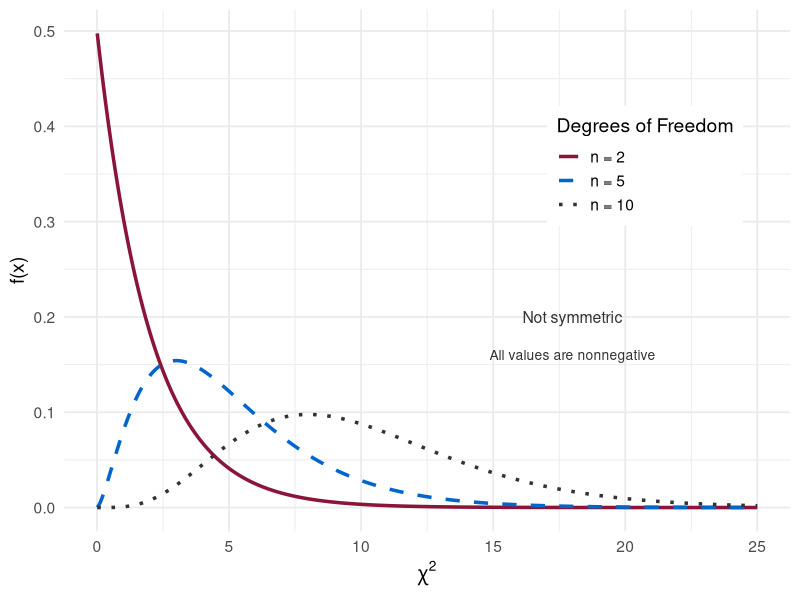
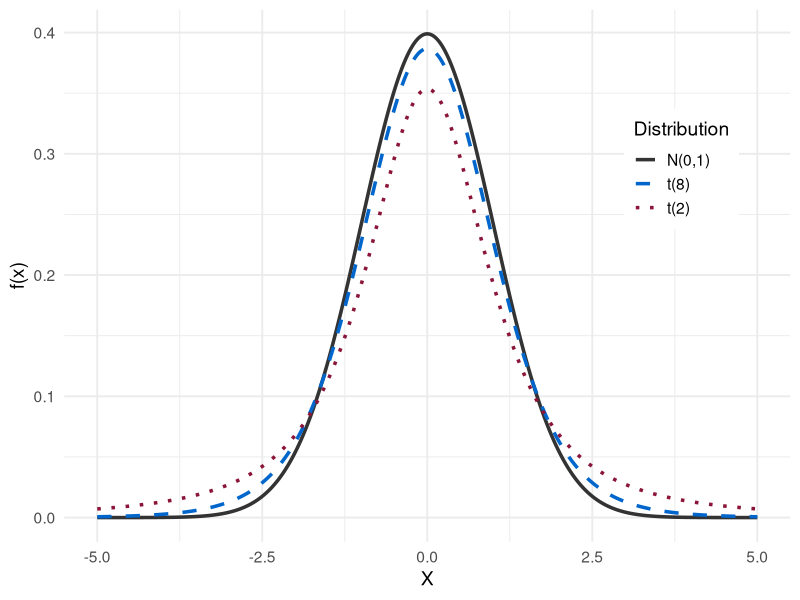

Write R code to recreate these figures, in order.
## ---- chunk 1
#| echo: false
#| fig-align: center
#| fig-width: 10
#| fig-height: 4.5

library(ggplot2)

x <- seq(0.01, 25, length.out = 500)

df_plot <- data.frame(
  x = rep(x, 3),
  y = c(dchisq(x, 2), dchisq(x, 5), dchisq(x, 10)),
  df = factor(rep(c("n = 2", "n = 5", "n = 10"), each = 500),
              levels = c("n = 2", "n = 5", "n = 10"))
)

ggplot(df_plot, aes(x = x, y = y, color = df, linetype = df)) +
  geom_line(linewidth = 1.2) +
  scale_color_manual(values = c("#8B1538", "#0066CC", "#333333")) +
  scale_linetype_manual(values = c("solid", "dashed", "dotted")) +
  labs(x = expression(chi^2), y = "f(x)", color = "Degrees of Freedom",
       linetype = "Degrees of Freedom") +
  annotate("text", x = 18, y = 0.20, label = "Not symmetric",
           size = 4, color = "#333333") +
  annotate("text", x = 18, y = 0.16, label = "All values are nonnegative",
           size = 3.5, color = "#333333") +
  theme_minimal(base_size = 14) +
  theme(legend.position = c(0.8, 0.7),
        legend.background = element_rect(fill = "white", color = NA))
## ---- chunk 2
#| echo: false
#| fig-align: center
#| fig-width: 10
#| fig-height: 4

library(ggplot2)

x <- seq(-5, 5, length.out = 500)

df_plot <- data.frame(
  x = rep(x, 3),
  y = c(dnorm(x), dt(x, 8), dt(x, 2)),
  dist = factor(rep(c("N(0,1)", "t(8)", "t(2)"), each = 500),
                levels = c("N(0,1)", "t(8)", "t(2)"))
)

ggplot(df_plot, aes(x = x, y = y, color = dist, linetype = dist)) +
  geom_line(linewidth = 1.2) +
  scale_color_manual(values = c("#333333", "#0066CC", "#8B1538")) +
  scale_linetype_manual(values = c("solid", "dashed", "dotted")) +
  labs(x = "X", y = "f(x)", color = "Distribution", linetype = "Distribution") +
  theme_minimal(base_size = 14) +
  theme(legend.position = c(0.85, 0.7),
        legend.background = element_rect(fill = "white", color = NA))
